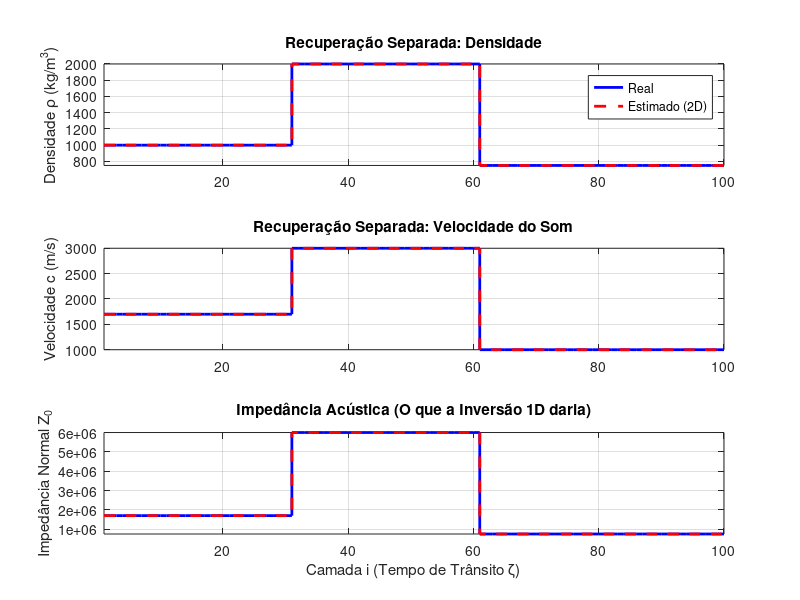

This figure's MATLAB source:
clear; clc; close all;

% =========================================================================
% 1. PARÂMETROS DA GRADE 2D E DO MEIO
% =========================================================================
nt = 300;     % tempo (reduzido para rodar mais rápido no teste)
ni = 100;     % profundidade (número de camadas)

nx = 21;      % Número de sensores na superfície (Canais)
dx = 40;      % Espaçamento entre sensores (m)
omega0 = 2*pi*50; % Frequência angular central assumida (50 Hz)

% Em vez de apenas Z, agora o meio real tem Densidade (rho) e Velocidade (c)
rho_real = ones(1, ni) * 1000;
c_real   = ones(1, ni) * 1700;

% Simulando suas interfaces, mas agora com rho e c separados
rho_real(31:60) = 2000;  c_real(31:60) = 3000;
rho_real(61:end) = 750;  c_real(61:end) = 1000;

% Impedância de incidência normal verdadeira (apenas para o plot final)
Z_normal_real = rho_real .* c_real;

% =========================================================================
% 2. O FRONT-END DA TRANSFORMADA DE FOURIER (Canais de Número de Onda)
% =========================================================================
% Vetor de número de onda horizontal (xi)
xi = (2*pi / (nx * dx)) * (-floor(nx/2):floor(nx/2));

% =========================================================================
% 3. PROBLEMA DIRETO (GERANDO DADOS DE SUPERFÍCIE PARA CADA CANAL)
% =========================================================================
% matrizes para guardar os dados da superfície (xi, tempo)
P2_canais = zeros(nx, nt);
W2_canais = zeros(nx, nt);

fonte2 = zeros(1, nt);
fonte2(3) = 1; % O mesmo spike do seu código original

disp('Executando Forward 1D para cada canal (Gerando dados sintéticos)...');
for m = 1:nx
    % Impedância OBLÍQUA real para o canal m: Z = (rho*c) / sqrt(1 - (c*xi/w)^2)
    Z_m = zeros(1, ni);
    for i = 1:ni
        kz = sqrt((omega0/c_real(i))^2 - xi(m)^2); % Num de onda vertical
        if isreal(kz) && kz > 0
            Z_m(i) = rho_real(i) * omega0 / kz;
        else
            Z_m(i) = Z_m(i-1); % Onda evanescente (evita crash no sintético)
        end
    end

    % --- INÍCIO DO SEU CÓDIGO FORWARD 1D (adaptado para usar Z_m) ---
    P2 = zeros(ni, nt); W2 = zeros(ni, nt);
    for j = 2:nt
        if mod(1 + j, 2) == 0 % superficie
            P2(1, j) = fonte2(j);
            U2 = Z_m(1)*W2(2, j-1) - P2(2, j-1);
            W2(1, j) = (P2(1, j) + U2) / Z_m(1);
        end
        for i = 2:ni-1 % pontos dentro
            if mod(i + j, 2) == 0
                D2 = Z_m(i-1)*W2(i-1, j-1) + P2(i-1, j-1);
                U2 = Z_m(i)*W2(i+1, j-1) - P2(i+1, j-1);
                W2(i, j) = (D2 + U2) / (Z_m(i-1) + Z_m(i));
                P2(i, j) = (Z_m(i)*D2 - Z_m(i-1)*U2) / (Z_m(i-1) + Z_m(i));
            end
        end
        if mod(ni + j, 2) == 0 % fundo
            D2 = Z_m(ni-1)*W2(ni-1, j-1) + P2(ni-1, j-1);
            W2(ni, j) = D2 / (2 * Z_m(ni-1));
            P2(ni, j) = D2 / 2;
        end
    end
    % --- FIM DO SEU CÓDIGO FORWARD 1D ---

    % Armazena APENAS a superfície lida por este canal
    P2_canais(m, :) = P2(1, :);
    W2_canais(m, :) = W2(1, :);
end
% Na vida real, P2_canais e W2_canais vêm da aplicação de fft() nos dados do sensor.

% =========================================================================
% 4. O PROBLEMA INVERSO 2D (DESCASCAMENTO CAMADA POR CAMADA)
% =========================================================================
nt2 = 2 * ni;
Z_reconstruido_2D = zeros(nx, ni); % Vai guardar a impedancia de cada camada p/ cada canal

disp('Executando Inversão DC-wp (Descascamento) por canal...');
for m = 1:nx
    % --- INÍCIO DO SEU CÓDIGO DE INVERSÃO 1D ---
    P4 = zeros(ni, nt2);
    W4 = zeros(ni, nt2);
    Z4 = zeros(1, ni);

    for j = 1:2:nt2
        P4(1, j) = P2_canais(m, j + 2);
        W4(1, j) = W2_canais(m, j + 2);
    end

    Z4(1) = P4(1, 1) / W4(1, 1);

    for i = 2:ni
        for j = i:2:(nt2 - i + 1)
            a = W4(i-1, j-1) + W4(i-1, j+1);
            b = W4(i-1, j-1) - W4(i-1, j+1);
            c = P4(i-1, j-1) + P4(i-1, j+1);
            d = P4(i-1, j-1) - P4(i-1, j+1);

            W4(i, j) = 0.5 * (a + d / Z4(i-1));
            P4(i, j) = 0.5 * (Z4(i-1) * b + c);
        end
        Z4(i) = P4(i, i) / W4(i, i);
    end
    % --- FIM DO SEU CÓDIGO DE INVERSÃO 1D ---

    Z_reconstruido_2D(m, :) = Z4; % Guarda a assinatura oblíqua desta camada
end

% =========================================================================
% 5. CONECTANDO OS CANAIS (SEPARANDO RHO E C)
% =========================================================================
% A impedância oblíqua segue a regra: Z = (rho * c) / sqrt(1 - c^2*xi^2 / w^2)
% Elevando ao quadrado e invertendo, temos uma equação de RETA:
% 1/Z^2 = [ 1 / (rho^2 * c^2) ] + [ -1 / (rho^2 * w^2) ] * xi^2
% y     =          A            +          B             * x

disp('Calculando Regressão Linear para extrair Densidade e Velocidade...');
rho_est = zeros(1, ni);
c_est   = zeros(1, ni);

x_reg = (xi(:).^2); % Eixo x da regressão

for i = 1:ni
    y_reg = 1 ./ (Z_reconstruido_2D(:, i).^2);

    % Regressão linear simples (Polinômio de grau 1)
    % p(1) é o B (inclinação), p(2) é o A (interseção)
    p = polyfit(x_reg, y_reg, 1);
    B = min(p(1), -1e-20); % Garante que seja negativo (física)
    A = max(p(2),  1e-20); % Garante que seja positivo

    % Recuperando a física a partir dos coeficientes da reta
    rho_est(i) = sqrt( -1 / (B * omega0^2) );
    c_est(i)   = sqrt(  1 / (A * rho_est(i)^2) );
end

% A Impedância normal final estimada é o produto das estimativas
Z_normal_est = rho_est .* c_est;

% =========================================================================
% 6. VISUALIZAÇÃO
% =========================================================================
figure;

% PLOT 1: DENSIDADE
subplot(3, 1, 1);
stairs(1:ni, rho_real, 'b', 'LineWidth', 2, 'DisplayName', 'Real'); hold on;
stairs(1:ni, rho_est, 'r--', 'LineWidth', 2, 'DisplayName', 'Estimado (2D)');
ylabel('Densidade \rho (kg/m^3)');
title('Recuperação Separada: Densidade');
legend; grid on; axis tight;

% PLOT 2: VELOCIDADE DO SOM
subplot(3, 1, 2);
stairs(1:ni, c_real, 'b', 'LineWidth', 2); hold on;
stairs(1:ni, c_est, 'r--', 'LineWidth', 2);
ylabel('Velocidade c (m/s)');
title('Recuperação Separada: Velocidade do Som');
grid on; axis tight;

% PLOT 3: IMPEDÂNCIA NORMAL
subplot(3, 1, 3);
stairs(1:ni, Z_normal_real, 'b', 'LineWidth', 2); hold on;
stairs(1:ni, Z_normal_est, 'r--', 'LineWidth', 2);
xlabel('Camada i (Tempo de Trânsito \zeta)');
ylabel('Impedância Normal Z_0');
title('Impedância Acústica (O que a Inversão 1D daria)');
grid on; axis tight;
